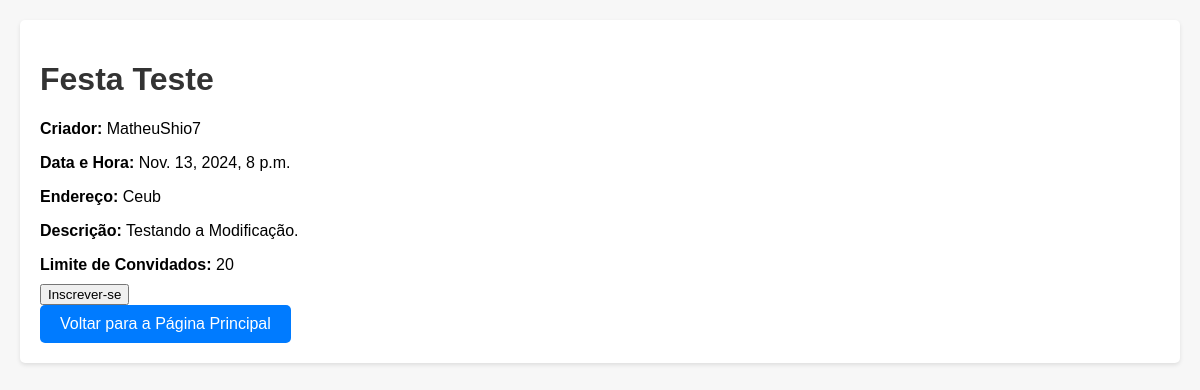
Page /eventos/evento/1/ on the committed database.
### eventos/models.py (models this page shows)
class Evento(models.Model):
    nome = models.CharField(max_length=100)
    data_hora = models.DateTimeField()
    endereco = models.CharField(max_length=255)
    descricao = models.TextField()
    limite_convidados = models.PositiveIntegerField()
    visibilidade = models.CharField(max_length=7, choices=[('publico', 'Público'), ('privado', 'Privado')])
    criador = models.ForeignKey(Usuario, on_delete=models.CASCADE)
    convidados = models.ManyToManyField(Usuario, related_name='eventos_inscritos', blank=True)

### usuarios/models.py (models this page shows)
class Usuario(AbstractUser):
    data_nascimento = models.DateField(null=True, blank=True)
    sexo = models.CharField(max_length=1, choices=[('M', 'Masculino'), ('F', 'Feminino')])

### eventos/views.py (the view)
# urls.py: path('evento/<int:evento_id>/', views.detalhes_evento, name='detalhes_evento'),
def detalhes_evento(request, evento_id):
    evento = get_object_or_404(Evento, id=evento_id)
    return render(request, 'eventos/detalhes_evento.html', {'evento': evento})

### eventos/templates/eventos/detalhes_evento.html (shortened to what this page needs)
<!DOCTYPE html>
<html lang="pt-br">
<head>
    <link rel="stylesheet" href="https://cdn.jsdelivr.net/npm/bootstrap-icons/font/bootstrap-icons.css">
</head>
<body>
    <div class="event-details">
        <h1>{{ evento.nome }}</h1>
        <p><strong>Criador:</strong> {{ evento.criador.username }}</p>
        <p><strong>Data e Hora:</strong> {{ evento.data_hora }}</p>
        <p><strong>Endereço:</strong> {{ evento.endereco }}</p>
        <p><strong>Descrição:</strong> {{ evento.descricao }}</p>
        <p><strong>Limite de Convidados:</strong> {{ evento.limite_convidados }}</p>
        {% if evento.criador == request.user %}
        <p><strong>Visibilidade:</strong> {{ evento.visibilidade }}</p>
        <a href="{% url 'editar_evento' evento.id %}" class="btn-editar">Editar Evento</a>
        {% elif request.user in evento.convidados.all %}
            <form method="post" action="{% url 'desinscrever_evento' evento.id %}">
                {% csrf_token %}
                <button type="submit">Desinscrever-se</button>
            </form>
        {% else %}
            <form method="post" action="{% url 'inscrever_evento' evento.id %}">
                <button type="submit">Inscrever-se</button>
            </form>
        {% endif %}
        <a href="{% url 'pagina_principal' %}"      class="btn-voltar">Voltar para a Página Principal</a>
    </div>
</body>
</html>

### eventos/templates/eventos/detalhes_evento.html (style rules this page uses)
body { font-family: Arial, sans-serif; background-color: #f7f7f7; margin: 0; padding: 20px; }
h1, h2 { color: #333; }
.event-details { background-color: #fff; padding: 20px; border-radius: 5px; box-shadow: 0 2px 4px rgba(0, 0, 0, 0.1); margin-bottom: 20px; }
.event-details p { margin-bottom: 10px; }
.btn-inscrever, .btn-voltar, .btn-editar { display: inline-block; padding: 10px 20px; background-color: #28a745; color: white; text-decoration: none; border-radius: 5px; }
.btn-voltar { background-color: #007bff; }

### rows in the picture
Evento: nome "Festa Teste", criador.username "MatheuShio7", data_hora "Nov. 13, 2024, 8 p.m.", endereco "Ceub", descricao "Testando a Modificação.", limite_convidados "20"
